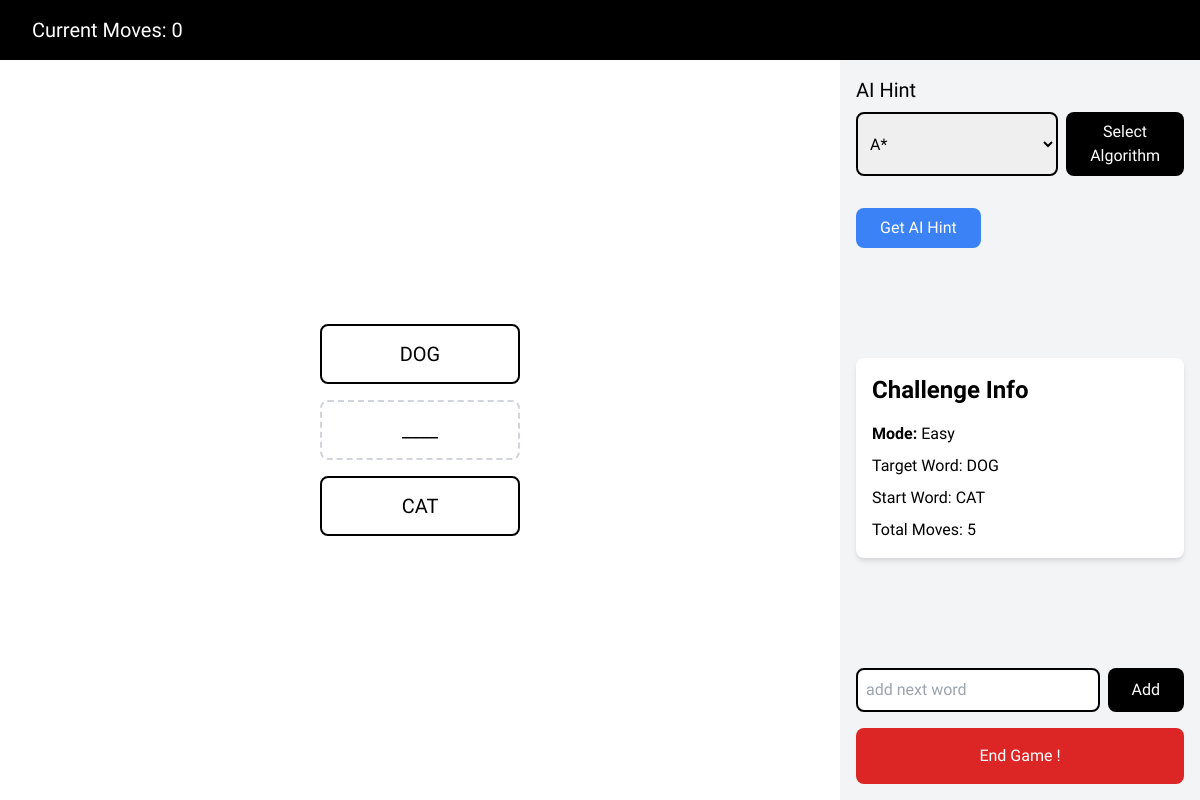
Page /play/1/ on the earlier database version.
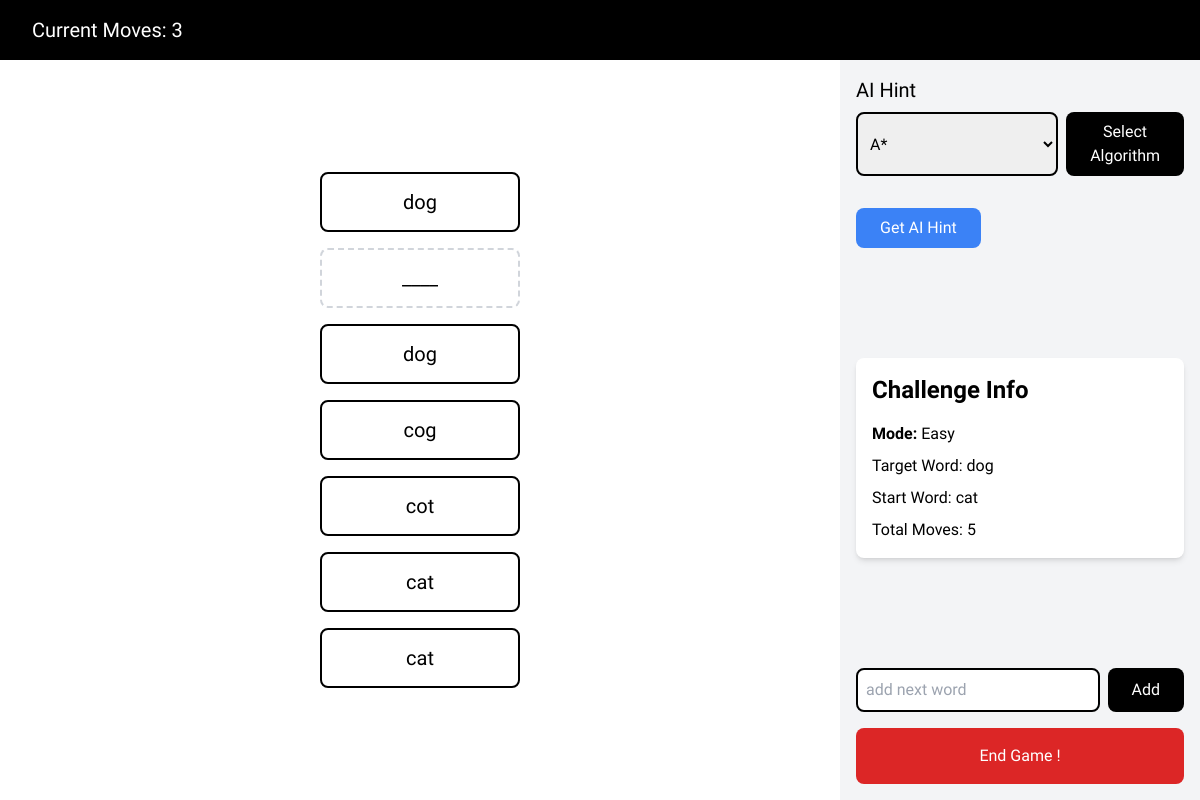
Same page on the later database version.
### app/models.py (models this page shows, shortened)
class GameSettings(models.Model):
    GAME_MODES = [('easy', 'Easy'), ('medium', 'Medium'), ('hard', 'Hard')]
    CHALLENGE_TYPES = [('predefined', 'Predefined'), ('custom', 'Custom')]
    AI_HINTS = [('A*', 'A*'), ('UCS', 'UCS'), ('BFS', 'BFS')]
    game_mode = models.CharField(max_length=20, choices=GAME_MODES)
    challenge_type = models.CharField(max_length=20, choices=CHALLENGE_TYPES)
    start_word = models.CharField(max_length=100)
    end_word = models.CharField(max_length=100)
    ai_hint = models.CharField(max_length=20, choices=AI_HINTS, blank=True, null=True)
    current_word = models.CharField(max_length=100, blank=True)
    ladder = models.JSONField(default=list)
    easy_moves = models.IntegerField(default=5, editable=False)
    medium_moves = models.IntegerField(default=10, editable=False)
    hard_moves = models.IntegerField(default=15, editable=False)
    current_moves = models.IntegerField(default=0)
    victory = models.BooleanField(default=False)  # ✅ Added victory field

### app/views.py (the view)
# urls.py: path('play/<int:challenge_id>/', views.playground, name='playground'),
def playground(request, challenge_id):
    challenge = get_object_or_404(GameSettings, id=challenge_id)
    ladder = challenge.ladder if challenge.ladder else []
    words_reversed = list(reversed(ladder))
    return render(request, "playground.html", {'challenge': challenge, 'words_reversed': words_reversed})

### app/templates/playground.html (shortened to what this page needs)
<!DOCTYPE html>
<html class="w-full h-full">
<head>
    <script src="https://cdn.tailwindcss.com"></script>
</head>
<body class="flex flex-col w-full h-full m-0 p-0 bg-white">
    <div class="game-font w-full h-[60px] bg-black text-white px-8 flex justify-between items-center">
        <span class="text-xl">Current Moves: {{ challenge.current_moves }}</span>
    </div>
    <div class="flex flex-1">
        <div class="py-20 flex-1 flex justify-center items-center">
            <div class="flex flex-col gap-4 items-center">
                <div
                    class="game-font w-[200px] h-[60px] border-2 border-black rounded-lg flex items-center justify-center text-xl">
                    {{ challenge.end_word }}
                </div>
                {% for word in words_reversed %}
                {% if forloop.first %}
                <div
                    class="game-font w-[200px] h-[60px] border-2 border-dashed border-gray-300 rounded-lg flex items-center justify-center text-xl">
                    ____
                </div>
                {% endif %}
                <div
                    class="game-font w-[200px] h-[60px] border-2 border-black rounded-lg flex items-center justify-center text-xl">
                    {{ word }}
                </div>
                {% endfor %}
                {% if not words_reversed %}
                <div
                    class="game-font w-[200px] h-[60px] border-2 border-dashed border-gray-300 rounded-lg flex items-center justify-center text-xl">
                    ____
                </div>
                {% endif %}
                <div
                    class="game-font w-[200px] h-[60px] border-2 border-black rounded-lg flex items-center justify-center text-xl">
                    {{ challenge.start_word }}
                </div>
            </div>
        </div>
        <div class="game-font w-[30%] bg-gray-100 h-full flex flex-col p-4">
            <div class="mb-8">
                <label for="ai-hint" class="block text-xl mb-2">AI Hint</label>
                <form method="POST" action="{% url 'set_ai_hint' challenge.id %}" class="flex gap-2">
                    <select name="ai_hint" class="w-full p-2 rounded-lg border-2 border-black">
                        <option value="A*" {% if challenge.ai_hint == "A*" %}selected{% endif %}>A*</option>
                    </select>
                    <button type="submit" class="game-font bg-black text-white px-6 py-2 rounded-lg">
                        Select Algorithm
                    </button>
                </form>
            </div>
            <form method="GET" action="{% url 'get_ai_hint' challenge.id %}">
                <button type="submit" class="game-font bg-blue-500 text-white px-6 py-2 rounded-lg">
                    Get AI Hint
                </button>
            </form>
            <div class="flex-1 flex items-center">
                <div class="bg-white rounded-lg p-4 shadow-md w-full">
                    <h2 class="text-2xl font-bold mb-4">Challenge Info</h2>
                    <div class="space-y-2">
                        <p><strong>Mode:</strong> {{ challenge.get_game_mode_display }}</p>
                        <p>Target Word: {{ challenge.end_word }}</p>
                        <p>Start Word: {{ challenge.start_word }}</p>
                        <p>Total Moves:
                            {% if challenge.game_mode == 'easy' %}
                            {{ challenge.easy_moves }}
                            {% elif challenge.game_mode == 'medium' %}
                            {{ challenge.medium_moves }}
                            {% elif challenge.game_mode == 'hard' %}
                            {{ challenge.hard_moves }}
                            {% else %}
                            -
                            {% endif %}
                        </p>
                    </div>
                </div>
            </div>
            <div class="mb-4">
                <form method="POST" action="{% url 'add_word' challenge.id %}" class="flex gap-2">
                    <input type="text" name="new_word" placeholder="add next word"
                        value="{% if next_word %}{{ next_word }}{% endif %}" required
                        class="game-font flex-1 p-2 rounded-lg border-2 border-black focus:outline-none">
                    <button type="submit" class="game-font bg-black text-white px-6 py-2 rounded-lg">
                        Add
                    </button>
                </form>
            </div>
            <button onclick="window.location.href='/'"
                class="game-font bg-red-600 text-white w-full py-4 rounded-lg mt-auto">
                End Game !
            </button>
        </div>
    </div>
</body>
</html>

### app/templates/playground.html (style rules this page uses)
.game-font { font-family: 'Oxanium', cursive; }

Differences in the rows shown:
changed GameSettings "Easy": current_moves "0" → "3"; end_word "DOG" → "dog"; start_word "CAT" → "cat"; ai_hint (not shown) → "A*"
Other differences:
form field ai_hint: "A*" → (not shown)
new list line: "____ dog"
new list line: "cog"
new list line: "cot"
new list line: "cat"
text no longer shown: "____"
